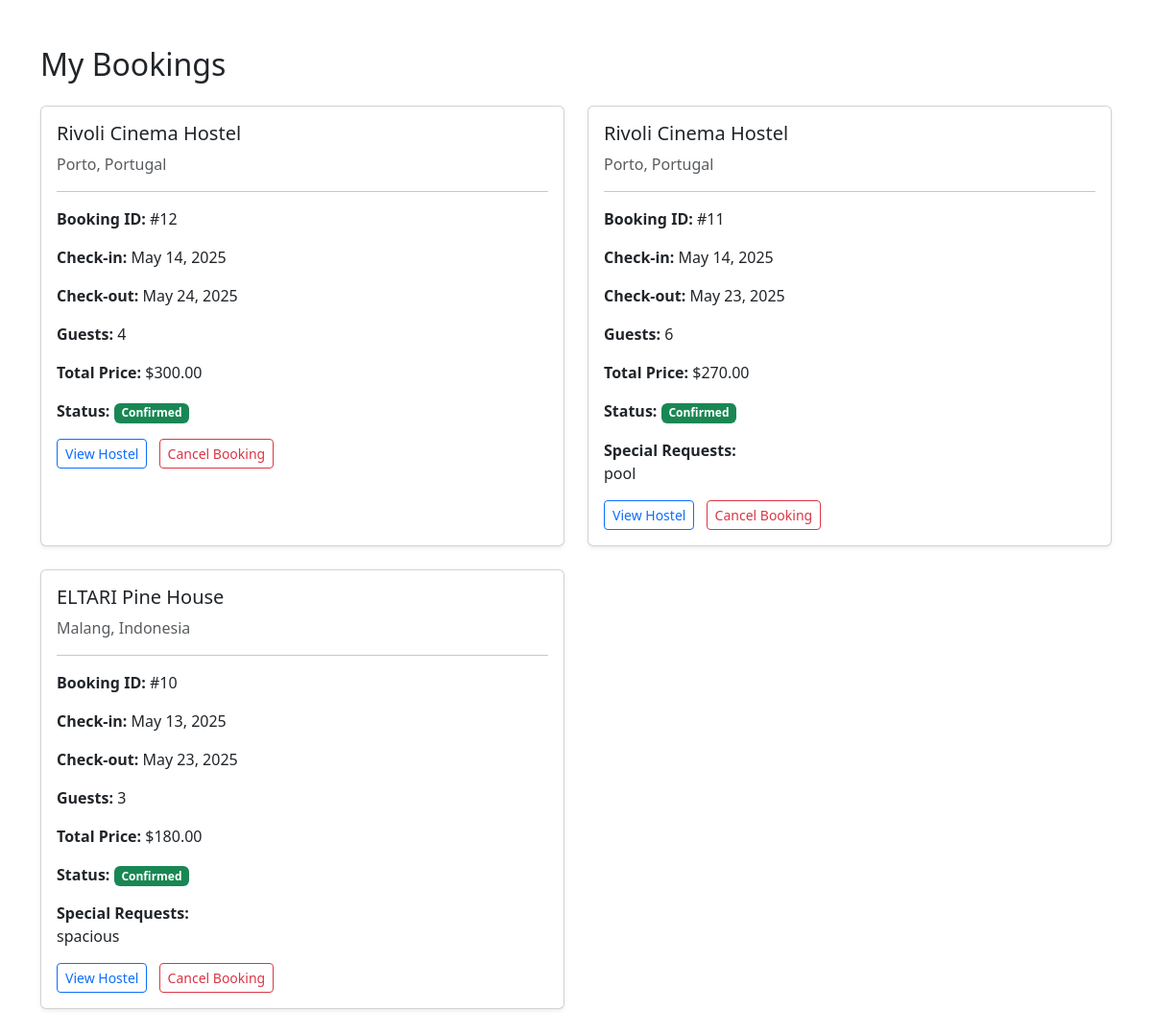
Page /my-bookings/ (signed in) on the committed database.
### main/models.py (models this page shows, shortened)
class Booking(models.Model):
    STATUS_CHOICES = (
        ('confirmed', 'Confirmed'),
        ('cancelled', 'Cancelled'),
        ('completed', 'Completed'),
    )
    user = models.ForeignKey(User, on_delete=models.CASCADE)
    hostel = models.ForeignKey(Hostel, on_delete=models.CASCADE)
    check_in_date = models.DateField()
    check_out_date = models.DateField()
    guests = models.IntegerField()
    email = models.EmailField()
    phone = models.CharField(max_length=20, blank=True)
    special_requests = models.TextField(blank=True)
    total_price = models.DecimalField(max_digits=10, decimal_places=2, null=True, blank=True)
    status = models.CharField(max_length=20, choices=STATUS_CHOICES, default='confirmed')
    created_at = models.DateTimeField(auto_now_add=True)

class Hostel(models.Model):
    name = models.CharField(max_length=200)
    location = models.CharField(max_length=200)
    description = models.TextField()
    image_url = models.URLField(max_length=500)
    rating = models.DecimalField(max_digits=3, decimal_places=1)
    reviews_count = models.IntegerField(default=0)
    price_per_night = models.DecimalField(max_digits=6, decimal_places=2)
    discount_percentage = models.IntegerField(default=0)
    amenities = models.TextField(blank=True)
    created_at = models.DateTimeField(auto_now_add=True)
    updated_at = models.DateTimeField(auto_now=True)

### main/views.py (the view)
# urls.py: path('my-bookings/', views.my_bookings_view, name='my_bookings'),
@login_required
def my_bookings_view(request):
    if not request.user.is_authenticated:
        messages.warning(request, 'Please log in to view your bookings.')
        return redirect('login')
    bookings = Booking.objects.filter(user=request.user).order_by('-created_at')
    context = {
        'bookings': bookings,
        'today': datetime.now().date()
    }
    return render(request, "main/my_bookings.html", context)

### main/templates/main/my_bookings.html (shortened to what this page needs)
{% extends 'main/base.html' %}
{% block content %}
<div class="container my-5">
    <h2 class="mb-4">My Bookings</h2>
    {% if bookings %}
    <div class="row">
        {% for booking in bookings %}
        <div class="col-md-6 mb-4">
            <div class="card h-100 shadow-sm">
                <div class="card-body">
                    <h5 class="card-title">{{ booking.hostel.name }}</h5>
                    <p class="card-text text-muted mb-2">{{ booking.hostel.location }}</p>
                    <hr>
                    <div class="booking-details">
                        <p><strong>Booking ID:</strong> #{{ booking.id }}</p>
                        <p><strong>Check-in:</strong> {{ booking.check_in_date }}</p>
                        <p><strong>Check-out:</strong> {{ booking.check_out_date }}</p>
                        <p><strong>Guests:</strong> {{ booking.guests }}</p>
                        <p><strong>Total Price:</strong> ${{ booking.total_price }}</p>
                        <p><strong>Status:</strong>
                            <span class="badge bg-success">{{ booking.status|title }}</span>
                        </p>
                        {% if booking.special_requests %}
                        <p><strong>Special Requests:</strong><br>{{ booking.special_requests }}</p>
                        {% endif %}
                    </div>
                    <div class="mt-3">
                        <a href="{% url 'hostel_detail' booking.hostel.id %}" class="btn btn-outline-primary btn-sm">View Hostel</a>
                        {% if booking.check_in_date > today %}
                            <a href="{% url 'cancel_booking' booking.id %}" class="btn btn-outline-danger btn-sm ms-2" onclick="return confirm('Are you sure you want to cancel this booking?')">Cancel Booking</a>
                        {% endif %}
                    </div>
                </div>
            </div>
        </div>
        {% endfor %}
    </div>
    {% else %}
    <div class="alert alert-info">
        <i class="bi bi-info-circle-fill me-2"></i>
        You don't have any bookings yet.
        <a href="{% url 'index' %}" class="btn btn-primary mt-2">Browse Hostels</a>
    </div>
    {% endif %}
</div>
{% endblock %}

### main/static/main/style.css (style rules this page uses)
* { margin: 0; padding: 0; }
body { background-color: #f8f9fa; }
html { scroll-behavior: smooth; }

### rows in the picture
Booking: hostel.name "Rivoli Cinema Hostel", hostel.location "Porto, Portugal", id "12", check_in_date "May 14, 2025", check_out_date "May 24, 2025", guests "4", total_price "300.00", status "Confirmed", shows "Cancel Booking"
Booking: hostel.name "Rivoli Cinema Hostel", hostel.location "Porto, Portugal", id "11", check_in_date "May 14, 2025", check_out_date "May 23, 2025", guests "6", total_price "270.00", status "Confirmed", special_requests "pool", shows "Cancel Booking"
Booking: hostel.name "ELTARI Pine House", hostel.location "Malang, Indonesia", id "10", check_in_date "May 13, 2025", check_out_date "May 23, 2025", guests "3", total_price "180.00", status "Confirmed", special_requests "spacious", shows "Cancel Booking"
